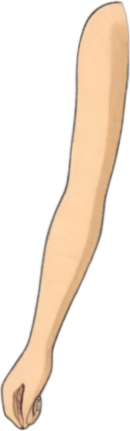
#> input picture tools/pcs/examples/ghibli/arm_l.png, 130 x 431 px
$ python -i calib_view_consistency2.py   (imports and definitions only)
#> lines starting #> are read from the running program, lines starting #| are printed output that depends on the picture; after the words box and inside, x2 and y2 are one past the last pixel; in counts of white or black regions, pixels touching at a corner belong together
"""四视图一致性判据 v2：主色簇 + EMD，替代 v1 的量化色 Jaccard。

v1 实测（tools/calib_view_consistency.py）暴露的问题：量化色集合的 Jaccard
在**同一角色、同一视角、纯抽卡**的四张正视图之间就已经是 0.33~1.00。抗锯齿
边缘每抽一次都不一样，产生大量低频量化色，把集合撑大又随机填充，Jaccard 被
稀释得没有判别力。跨项目更糟（另一个项目整体只有 0.17~0.36），绝对阈值不可能
通用。

v2 的改法：
- 先在主体像素上 k-means 聚成 K 个主色簇（抹掉抗锯齿噪声），得到「色板 =
  K 个 (颜色, 权重)」；
- 两套色板之间用 EMD（最优传输）度量：颜色可小偏移、占比可变化，但「整块
  配色丢了」会是大幅位移 → 连续、可解释、无阈值脆性；
- 同时输出「同视角基线」，即正视图抽卡互比的 EMD，用来给阈值定标。

用法：python tools/calib_view_consistency2.py <目录> [更多目录...]
"""
from __future__ import annotations

import sys
from pathlib import Path
from typing import Dict, List, Optional, Tuple

import cv2
import numpy as np
from PIL import Image

BG_TOL = 26
MIN_ALPHA = 8
K = 8


def subject_mask(img: Image.Image) -> Tuple[np.ndarray, str]:
    arr = np.asarray(img.convert("RGBA"))
    a = arr[:, :, 3]
    if a.min() < MIN_ALPHA and (a <= MIN_ALPHA).mean() > 0.02:
        return a > MIN_ALPHA, "alpha"
    rgb = arr[:, :, :3].astype(np.int16)
    border = np.concatenate([rgb[0], rgb[-1], rgb[:, 0], rgb[:, -1]])
    qb = border // 16 * 16
    colors, counts = np.unique(qb, axis=0, return_counts=True)
    bg = colors[counts.argmax()] + 8
    return np.abs(rgb - bg).max(axis=2) > BG_TOL, "bgcolor"


def color_board(px: np.ndarray, k: int = K) -> Tuple[np.ndarray, np.ndarray]:
    """主体像素 → K 个主色簇 (centers[K,3], weights[K])。"""
    if len(px) < k * 4:
        c = px.reshape(1, -1).astype(np.float32) if len(px) else np.zeros((1, 3), np.float32)
        w = np.ones(len(c), np.float32)
        return c, w / w.sum()
    data = px.astype(np.float32)
    # 抽样加速：最多 4 万像素足够稳定（比全量快 3 倍，centers 差 < 2 阶）
    if len(data) > 40000:
        idx = np.linspace(0, len(data) - 1, 40000).astype(np.int64)
        data = data[idx]
    crit = (cv2.TERM_CRITERIA_EPS + cv2.TERM_CRITERIA_MAX_ITER, 20, 1.0)
    _, lab, centers = cv2.kmeans(
        data, k, None, crit, 3, cv2.KMEANS_PP_CENTERS)
    lab = lab.ravel()
    w = np.bincount(lab, minlength=k).astype(np.float32)
    return centers, w / w.sum()


# [18 lines left out: function emd, not called in this run]


def probe(path: Path) -> Optional[Dict]:
#> called with path = 'pcs/examples/ghibli/arm_l.png'
    try:
        img = Image.open(path)
#> img is the input picture: PIL image 130x431 RGBA; mean R, G, B, A 79.9, 66.3, 52.7, 83.8
        img.load()
    except Exception:
        return None
    mask, how = subject_mask(img)
#> in subject_mask, `a = arr[:, :, 3]`:
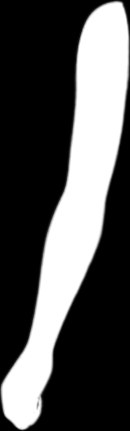
#> a: shape (431, 130); min 0, max 255, mean 83.8
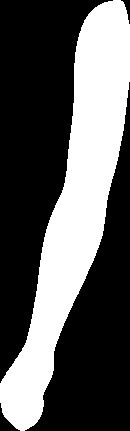
#> mask: shape (431, 130) bool; 35.8% white; 1 white region, box (x1, y1, x2, y2) and area: (0, 0, 130, 431) 20055
#> how = 'alpha'
    if mask.sum() < 50:
        return None
    arr = np.asarray(img.convert("RGB"))
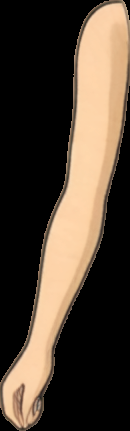
#> arr: shape (431, 130, 3); mean R, G, B 79.9, 66.3, 52.7
    px = arr[mask]
    centers, weights = color_board(px)
#> in color_board, `_, lab, centers = cv2.kmeans( data, k, None, crit, 3, cv2.KMEANS_PP_CE..`: centers = [[251.6, 211, 169.4], [106.5, 87.89, 71.51], [222.1, 178.7, 135.1], [165.2, 132.8, 106.2], [80.54, 67.07, 55.67], [191.5, 156.5, 124.5], [236, 195.4, 154.7], [134.9, 109.2, 87.18]]
#> in color_board, `w = np.bincount(lab, minlength=k).astype(np.float32)`: w = [11140, 1154, 3582, 617, 991, 611, 1257, 703]
#> weights = [0.555, 0.0575, 0.179, 0.0308, 0.0494, 0.0305, 0.0627, 0.0351]
    ys, xs = np.nonzero(mask)
    return {
#> (the run stopped early here; a loop or call above may not have finished)

$ run again, on tools/pcs/examples/ghibli/leg_l.png
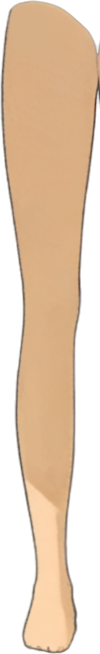
#> input picture tools/pcs/examples/ghibli/leg_l.png, 100 x 654 px
#> in probe, img is the input picture: PIL image 100x654 RGBA; mean R, G, B, A 135.5, 109.9, 84.2, 157.9
#> in probe, `mask, how = subject_mask(img)`:
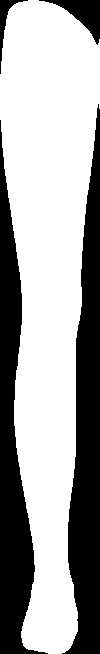
#> mask: shape (654, 100) bool; 64.9% white; 4 black regions, box (x1, y1, x2, y2) and area: (62, 104, 100, 654) 11496, (0, 120, 48, 654) 10115, (39, 0, 100, 45) 988, (0, 0, 28, 74) 387
#> how = 'alpha'
#> in probe, `arr = np.asarray(img.convert("RGB"))`:
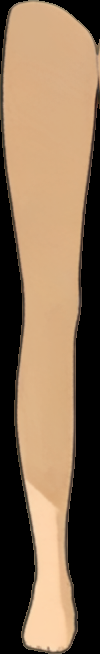
#> arr: shape (654, 100, 3); mean R, G, B 135.5, 109.9, 84.2
#> in color_board, `_, lab, centers = cv2.kmeans( data, k, None, crit, 3, cv2.KMEANS_PP_CE..`: centers = [[216.5, 174.1, 131.6], [71.38, 59.53, 48.65], [251.1, 211.7, 171.5], [149.7, 122.8, 97.06], [220.4, 179, 136], [118.2, 96.03, 76.36], [183.4, 151.1, 120.3], [94.15, 77.14, 61.56]]
#> w = [24570, 1163, 3962, 712, 6892, 772, 696, 1233]
#> in probe, `centers, weights = color_board(px)`: weights = [0.614, 0.0291, 0.0991, 0.0178, 0.172, 0.0193, 0.0174, 0.0308]

$ run again, on tools/pcs/examples/ghibli/leg_r.png
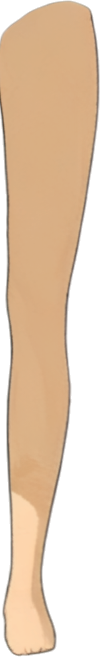
#> input picture tools/pcs/examples/ghibli/leg_r.png, 100 x 657 px
#> in probe, img is the input picture: PIL image 100x657 RGBA; mean R, G, B, A 139.3, 113, 86.7, 163
#> in probe, `mask, how = subject_mask(img)`:
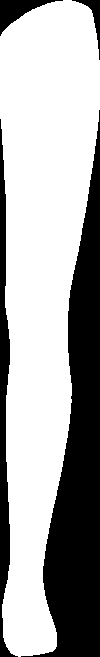
#> mask: shape (657, 100) bool; 66.7% white; 4 black regions, box (x1, y1, x2, y2) and area: (21, 110, 100, 657) 17292, (0, 119, 18, 657) 3430, (0, 0, 63, 36) 795, (72, 0, 100, 60) 346
#> how = 'alpha'
#> in probe, `arr = np.asarray(img.convert("RGB"))`:
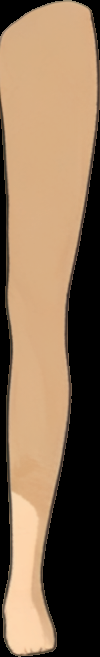
#> arr: shape (657, 100, 3); mean R, G, B 139.3, 113, 86.7
#> in color_board, `_, lab, centers = cv2.kmeans( data, k, None, crit, 3, cv2.KMEANS_PP_CE..`: centers = [[216.7, 174.5, 132.2], [101.8, 83.18, 66.8], [251.5, 212.5, 172.9], [158.9, 131.8, 105.7], [74.81, 62.55, 51.1], [129.3, 105.7, 84.05], [189.1, 157.1, 125.4], [232, 193.1, 154.4]]
#> w = [31654, 1201, 3418, 568, 1438, 567, 686, 468]
#> in probe, `centers, weights = color_board(px)`: weights = [0.791, 0.03, 0.0855, 0.0142, 0.036, 0.0142, 0.0171, 0.0117]
